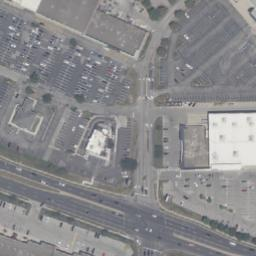
#> input picture data/NaipSat/images/naip_17_49664_34188.png, 256 x 256 px, given in place of naip_17_49728_34130.png, which was not available
$ jupyter execute --allow-errors detectree.ipynb   (text cells are left out)
#> lines starting #> are read from the running program, lines starting #| are printed output that depends on the picture; long printed decimals are rounded; pictures that were not available may be replaced by others from this repository, and a replacement may not be noted
[cell 1]
import os
import detectree as dtr
import matplotlib.pyplot as plt
import rasterio as rio
from rasterio import plot
import warnings
warnings.filterwarnings("ignore")

img_path = f"{os.getcwd()}/../data/NaipSat/images/naip_17_51858_32783.png"

#> (the rest of this cell did not finish here and is left out)

[cell 2]
img_path = f"{os.getcwd()}/../data/NaipSat/images/naip_17_49728_34130.png"

#> (the rest of this cell did not finish here and is left out)

[cell 3]
from PIL import Image, ImageOps

img_name = "naip_17_49728_34130"
img_path = f"{os.getcwd()}/../data/NaipSat/images/{img_name}.png"
enh_path = f"{os.getcwd()}/../data/NaipSat/images/enhanced/{img_name}_c.png"
im = Image.open(img_path)
#> im is the input picture: PIL image 256x256 RGB; mean R, G, B 137.6, 137.3, 139.1
im = ImageOps.autocontrast(im)
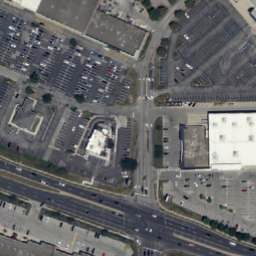
#> im: PIL image 256x256 RGB; mean R, G, B 102.6, 102.8, 104.1
im.save(enh_path)

#> (the rest of this cell did not finish here and is left out)

[cell 4]
from PIL import ImageEnhance

img_name = "naip_17_49728_34130"
img_path = f"{os.getcwd()}/../data/NaipSat/images/{img_name}.png"
enh_path = f"{os.getcwd()}/../data/NaipSat/images/enhanced/{img_name}_cs.png"
im = Image.open(img_path)
im = ImageOps.autocontrast(im)
im = ImageEnhance.Sharpness(im).enhance(2.0)
im.save(enh_path)

#> (the rest of this cell did not finish here and is left out)

[cell 5]
from urllib import request


def calc_brightness(image):
    grayscale_img = image.convert("L")
    hist = grayscale_img.histogram()
    pixels = sum(hist)
    brightness = scale = len(hist)

    for index in range(0, scale):
        ratio = hist[index] / pixels
        brightness += ratio * (-scale + index)

    return 1 if brightness == 255 else brightness / scale


# Get the reference brightness
tile_filename = "tile.png"
if not os.path.exists(tile_filename):
    tile_url = (
        "https://wms.geo.admin.ch/?SERVICE=WMS&REQUEST=GetMap&VERSION=1.3.0&"
        "FORMAT=image/png&LAYERS=ch.swisstopo.images-swissimage&CRS=EPSG:2056"
        "&BBOX=2532980,1152150,2533380,1152450&WIDTH=800&HEIGHT=600"
    )
    request.urlretrieve(tile_url, tile_filename)
ref_img = Image.open(tile_filename)
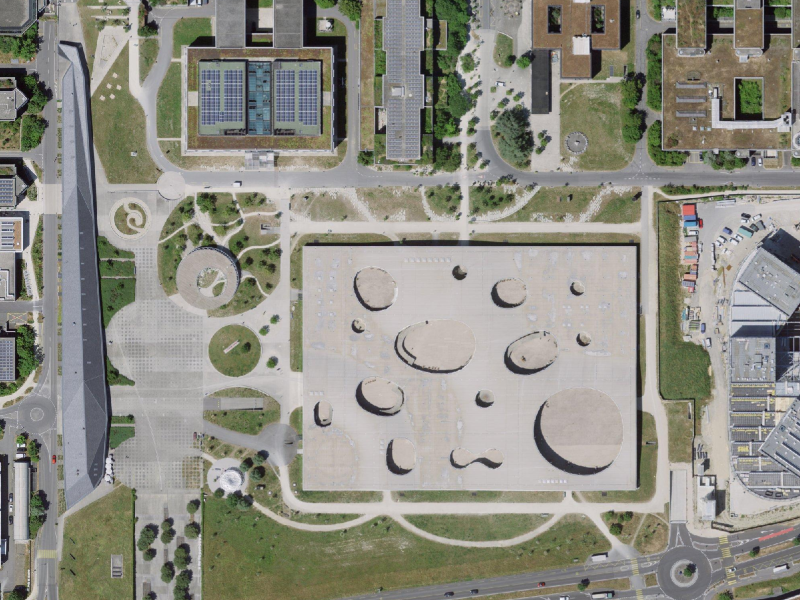
#> input picture notebooks/tile.png, 800 x 600 px
#> ref_img is the input picture: PIL image 800x600 RGBA; mean R, G, B, A 143, 142.1, 132.1, 255
ref_br = calc_brightness(ref_img)
#> in calc_brightness, `grayscale_img = image.convert("L")`:
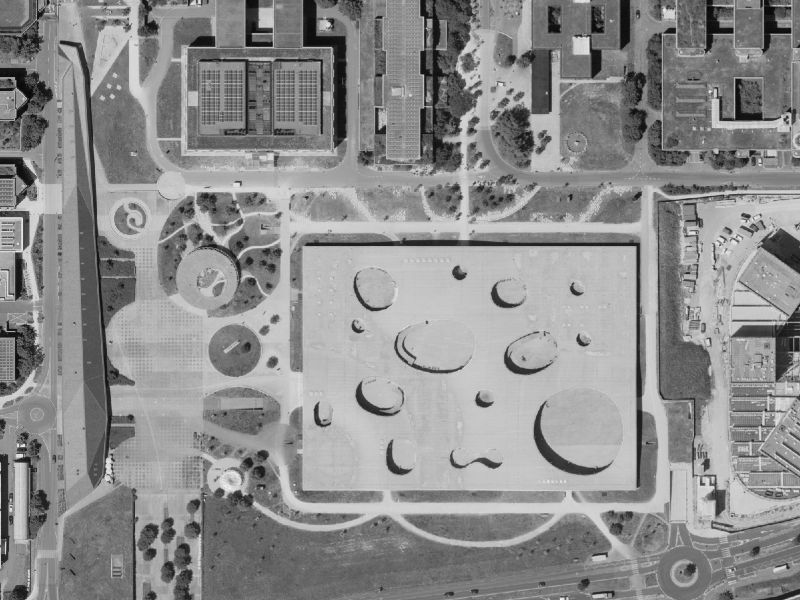
#> grayscale_img: PIL image 800x600 L; min 7, max 247, mean 141.2
#> in calc_brightness, `hist = grayscale_img.histogram()`: hist = 256 values, max 8191 at index 189, min 0 at index 0, mean 1875
#> in calc_brightness, `pixels = sum(hist)`: pixels = 480000
#> in calc_brightness, `brightness = scale = len(hist)`: brightness = 256
#> the loop in calc_brightness, `for index in range(0, scale):` made 256 passes
#> (ratio, brightness) on passes 1 to 3: (0, 256), (0, 256), (0, 256)
#> after the loop in calc_brightness, `for index in range(0, scale):`: brightness = 141.2
#> ref_br = 0.552
print("Reference brightness:", ref_br)
#| Reference brightness: 0.5517

img_name = "naip_17_49728_34130"
img_path = f"{os.getcwd()}/../data/NaipSat/images/{img_name}.png"
enh_path = f"{os.getcwd()}/../data/NaipSat/images/enhanced/{img_name}_cs.png"
im = Image.open(img_path)
img_br = calc_brightness(im)
#> img_br = 0.537
print("Image brightness", img_br)
#| Image brightness 0.5373
br_adj = ref_br / img_br
#> br_adj = 1.03
print("Adjustment factor:", br_adj)
#| Adjustment factor: 1.027
im = ImageOps.autocontrast(im)
im = ImageEnhance.Brightness(im).enhance(br_adj)
im.save(enh_path)

#> (the rest of this cell did not finish here and is left out)
